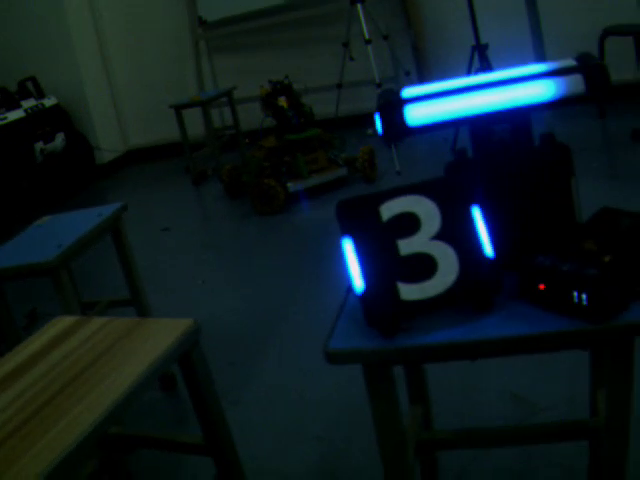
#> input picture frame 62 of ICBK算法组第三周周训项目/text.mp4, 640 x 480 px
$ python '装甲板改良2.0.py'
#> lines starting #> are read from the running program, lines starting #| are printed output that depends on the picture; after the words box and inside, x2 and y2 are one past the last pixel; in counts of white or black regions, pixels touching at a corner belong together
### ICBK算法组第三周周训项目/HSVfinding.py
import numpy as np
import cv2


def get_limits(color):
    c = np.uint8([[color]])                     #准备颜色数据
    hsvC = cv2.cvtColor(c, cv2.COLOR_BGR2HSV)   #把BGR颜色转换为HSV颜色

    hue = hsvC[0][0][0]                         #从HSV颜色中取出色调(H)分量

    # 特殊处理：红色的问题
    # 红色在HSV色环中很特殊，它位于色环的两端
    if hue >= 165:
        lowerLimit = np.array([hue - 10, 100, 100], dtype=np.uint8)
        upperLimit = np.array([180, 255, 255], dtype=np.uint8)
    elif hue <= 15:
        lowerLimit = np.array([0, 100, 100], dtype=np.uint8)
        upperLimit = np.array([hue + 10, 255, 255], dtype=np.uint8)

    #其他颜色处理
    else:
        lowerLimit = np.array([hue - 10, 100, 100], dtype=np.uint8)
        upperLimit = np.array([hue + 10, 255, 255], dtype=np.uint8)


    #返回上界与下界
    return lowerLimit, upperLimit

### ICBK算法组第三周周训项目/装甲板改良2.0.py
import numpy as np
import cv2
from PIL import Image
from HSVfinding import get_limits

video=cv2.VideoCapture('text.mp4')

#red
#fingcolar=[33,52,167]
#blue
fingcolar=[247,245,66]

target_aspect_ratio =5  # 期望长宽比
tolerance = 3  # 容差范围

# 设置面积筛选条件
min_area = 100  # 最小面积阈值（像素）
max_area = 30000  # 最大面积阈值（像素）

'''
hsv_img=cv2.cvtColor(img,cv2.COLOR_BGR2HSV)
lowerLimit,upperLimit = get_limits(color=fingcolar)
mask=cv2.inRange(hsv_img,lowerLimit,upperLimit)
mask_pil=Image.fromarray(mask)
bbox=mask_pil.getbbox()
print(bbox)
if bbox is not None:
     x1,y1,x2,y2=bbox
     cv2.rectangle(img,(x1,y1),(x2,y2),(0,255,255),10)
'''
ret = True
while ret:
    ret, frame = video.read()
#> frame is the input picture: shape (480, 640, 3); mean B, G, R 31.3, 27.2, 13.1
    hsv_video=cv2.cvtColor(frame,cv2.COLOR_BGR2HSV)
#> hsv_video: shape (480, 640, 3); mean H, S, V 80, 172.3, 35
    lowerLimit, upperLimit = get_limits(color=fingcolar) #获取HSV上下值

    mask = cv2.inRange(hsv_video, lowerLimit, upperLimit)
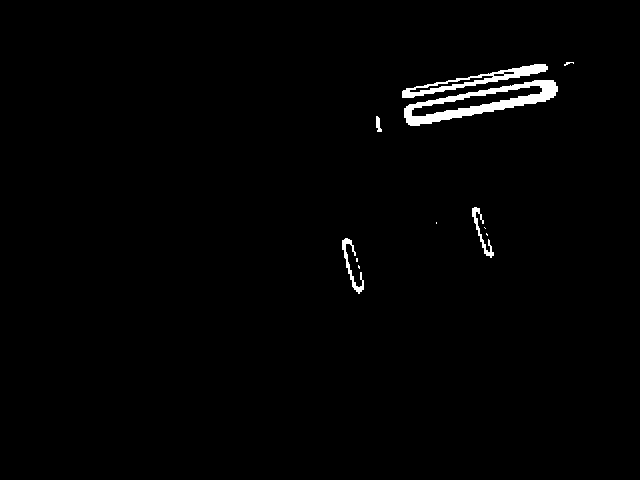
#> mask: shape (480, 640); 1.3% white; 11 white regions (6 under 20 px), largest, box (x1, y1, x2, y2) and area: (404, 80, 558, 126) 2265, (402, 64, 548, 98) 1132, (342, 238, 364, 294) 301, (472, 207, 494, 258) 253, (376, 116, 382, 132) 62

    # 形态学操作去除噪声和小物体
    kernel = np.ones((1,1), np.uint8)
    mask = cv2.morphologyEx(mask, cv2.MORPH_OPEN, kernel)  # 开运算去噪声
    mask = cv2.morphologyEx(mask, cv2.MORPH_CLOSE, kernel)  # 闭运算填充空洞

    mask_pil = Image.fromarray(mask)                        #pil库获取矩形
    bbox = mask_pil.getbbox()                               #合成矩形
#> bbox = (342, 62, 574, 294)
    if bbox is not None:
        x1, y1, x2, y2 = bbox
#> x1 = 342; y1 = 62; x2 = 574; y2 = 294
        # 计算当前边界框的长宽比
        width = x2 - x1
#> width = 232
        height = y2 - y1
#> height = 232
        area = width * height  # 边界框面积
#> area = 53824
        # 避免除以零的错误
        if height > 0:
            current_aspect_ratio = width / height
#> current_aspect_ratio = 1

            # 检查长宽比是否在目标范围内
            min_ratio = target_aspect_ratio - tolerance
            max_ratio = target_aspect_ratio + tolerance
            if (min_ratio <= current_aspect_ratio <= max_ratio and
                     min_area <= area <= max_area):
                    # 只有长宽比和面积符合要求的物体才会被绘制矩形
                    cv2.rectangle(frame, (x1, y1), (x2, y2), (0, 255, 255), 10)

    cv2.imshow('frame', frame)           #播放每一帧
    cv2.imshow('mask', mask)
    if cv2.waitKey(10) & 0xFF == ord('q'):        #若触发键盘Q建 退出视频
#> (key q is pressed here)
        break

video.release()
cv2.destroyAllWindows()

$ run again, starting later in the video
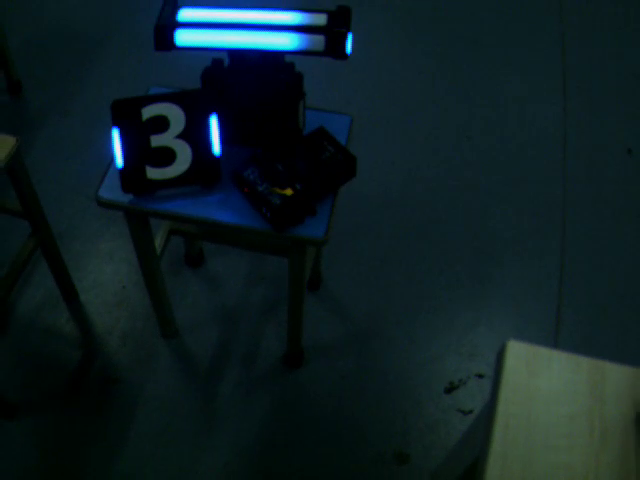
#> input picture frame 281 of ICBK算法组第三周周训项目/text.mp4, 640 x 480 px
#> frame is the input picture: shape (480, 640, 3); mean B, G, R 34.8, 30.8, 13.5
#> hsv_video: shape (480, 640, 3); mean H, S, V 90.5, 180.9, 36.8
#> `mask = cv2.inRange(hsv_video, lowerLimit, upperLimit)`:
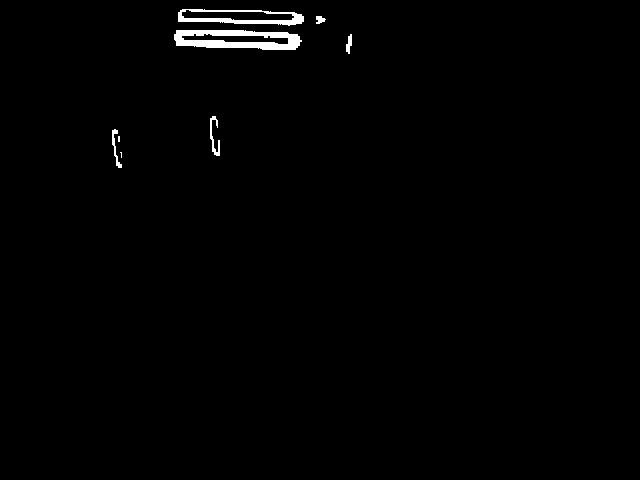
#> mask: shape (480, 640); 0.94% white; 8 white regions (2 under 20 px), largest, box (x1, y1, x2, y2) and area: (174, 30, 302, 50) 1597, (178, 9, 304, 26) 866, (210, 116, 220, 156) 156, (112, 129, 122, 168) 119, (346, 34, 352, 54) 76, (316, 16, 326, 24) 55
#> bbox = (112, 9, 352, 168)
#> x1 = 112; y1 = 9; x2 = 352; y2 = 168
#> width = 240
#> height = 159
#> area = 38160
#> current_aspect_ratio = 1.51

$ run again, starting later in the video
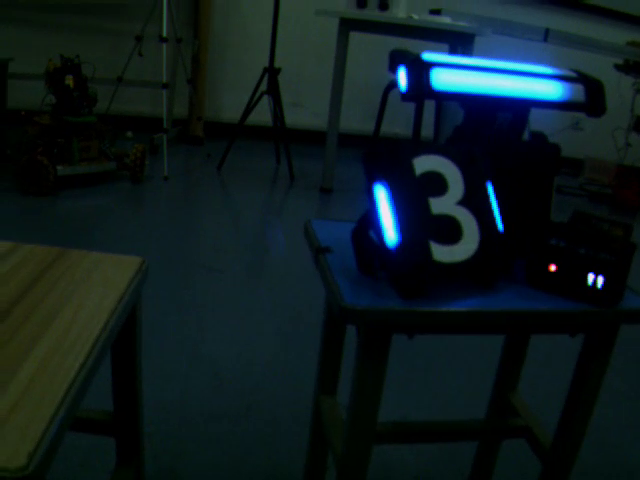
#> input picture frame 500 of ICBK算法组第三周周训项目/text.mp4, 640 x 480 px
#> frame is the input picture: shape (480, 640, 3); mean B, G, R 30.4, 27.9, 13.8
#> hsv_video: shape (480, 640, 3); mean H, S, V 79.8, 170.5, 34.2
#> `mask = cv2.inRange(hsv_video, lowerLimit, upperLimit)`:
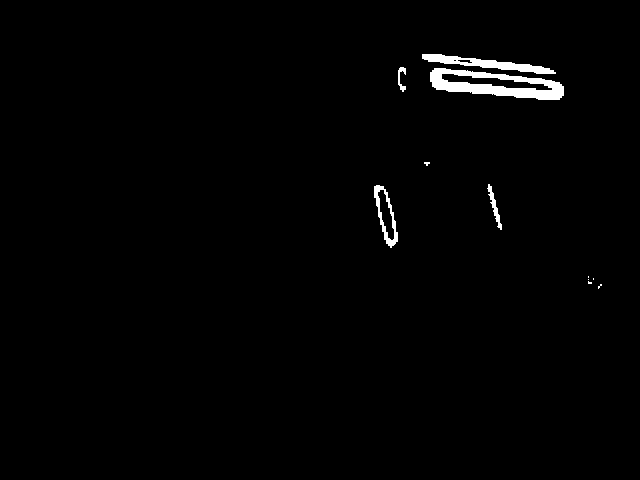
#> mask: shape (480, 640); 1.2% white; 11 white regions (6 under 20 px), largest, box (x1, y1, x2, y2) and area: (430, 68, 564, 100) 2097, (422, 54, 556, 74) 956, (374, 185, 398, 248) 457, (487, 184, 502, 230) 188, (398, 67, 406, 92) 97
#> bbox = (374, 54, 602, 289)
#> x1 = 374; y1 = 54; x2 = 602; y2 = 289
#> width = 228
#> height = 235
#> area = 53580
#> current_aspect_ratio = 0.97
